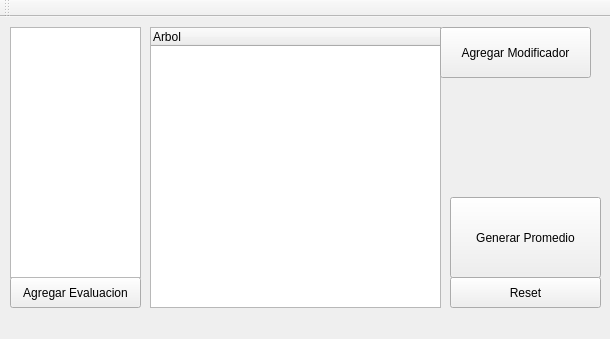
<?xml version="1.0" encoding="UTF-8"?>
<ui version="4.0">
 <class>MainWindow</class>
 <widget class="QMainWindow" name="MainWindow">
  <property name="geometry">
   <rect>
    <x>0</x>
    <y>0</y>
    <width>610</width>
    <height>339</height>
   </rect>
  </property>
  <property name="sizePolicy">
   <sizepolicy hsizetype="Fixed" vsizetype="Fixed">
    <horstretch>0</horstretch>
    <verstretch>0</verstretch>
   </sizepolicy>
  </property>
  <property name="minimumSize">
   <size>
    <width>610</width>
    <height>339</height>
   </size>
  </property>
  <property name="maximumSize">
   <size>
    <width>610</width>
    <height>339</height>
   </size>
  </property>
  <property name="windowTitle">
   <string>Promedieitor</string>
  </property>
  <widget class="QWidget" name="centralWidget">
   <widget class="QTreeWidget" name="treeWidget">
    <property name="geometry">
     <rect>
      <x>150</x>
      <y>10</y>
      <width>291</width>
      <height>281</height>
     </rect>
    </property>
    <column>
     <property name="text">
      <string>Arbol</string>
     </property>
    </column>
   </widget>
   <widget class="QPushButton" name="pushButton">
    <property name="geometry">
     <rect>
      <x>10</x>
      <y>260</y>
      <width>131</width>
      <height>31</height>
     </rect>
    </property>
    <property name="text">
     <string>Agregar Evaluacion</string>
    </property>
   </widget>
   <widget class="QListWidget" name="listWidget">
    <property name="geometry">
     <rect>
      <x>10</x>
      <y>10</y>
      <width>131</width>
      <height>251</height>
     </rect>
    </property>
   </widget>
   <widget class="QPushButton" name="pushButton_2">
    <property name="geometry">
     <rect>
      <x>440</x>
      <y>10</y>
      <width>151</width>
      <height>51</height>
     </rect>
    </property>
    <property name="text">
     <string>Agregar Modificador</string>
    </property>
   </widget>
   <widget class="QPushButton" name="pushButton_3">
    <property name="geometry">
     <rect>
      <x>450</x>
      <y>180</y>
      <width>151</width>
      <height>81</height>
     </rect>
    </property>
    <property name="text">
     <string>Generar Promedio</string>
    </property>
   </widget>
   <widget class="QPushButton" name="pushButton_4">
    <property name="geometry">
     <rect>
      <x>450</x>
      <y>260</y>
      <width>151</width>
      <height>31</height>
     </rect>
    </property>
    <property name="text">
     <string>Reset</string>
    </property>
   </widget>
  </widget>
  <widget class="QMenuBar" name="menuBar">
   <property name="geometry">
    <rect>
     <x>0</x>
     <y>0</y>
     <width>610</width>
     <height>25</height>
    </rect>
   </property>
  </widget>
  <widget class="QToolBar" name="mainToolBar">
   <attribute name="toolBarArea">
    <enum>TopToolBarArea</enum>
   </attribute>
   <attribute name="toolBarBreak">
    <bool>false</bool>
   </attribute>
  </widget>
  <action name="actionAddEval">
   <property name="text">
    <string>addEval</string>
   </property>
  </action>
 </widget>
 <layoutdefault spacing="6" margin="11"/>
 <resources/>
 <connections/>
</ui>
